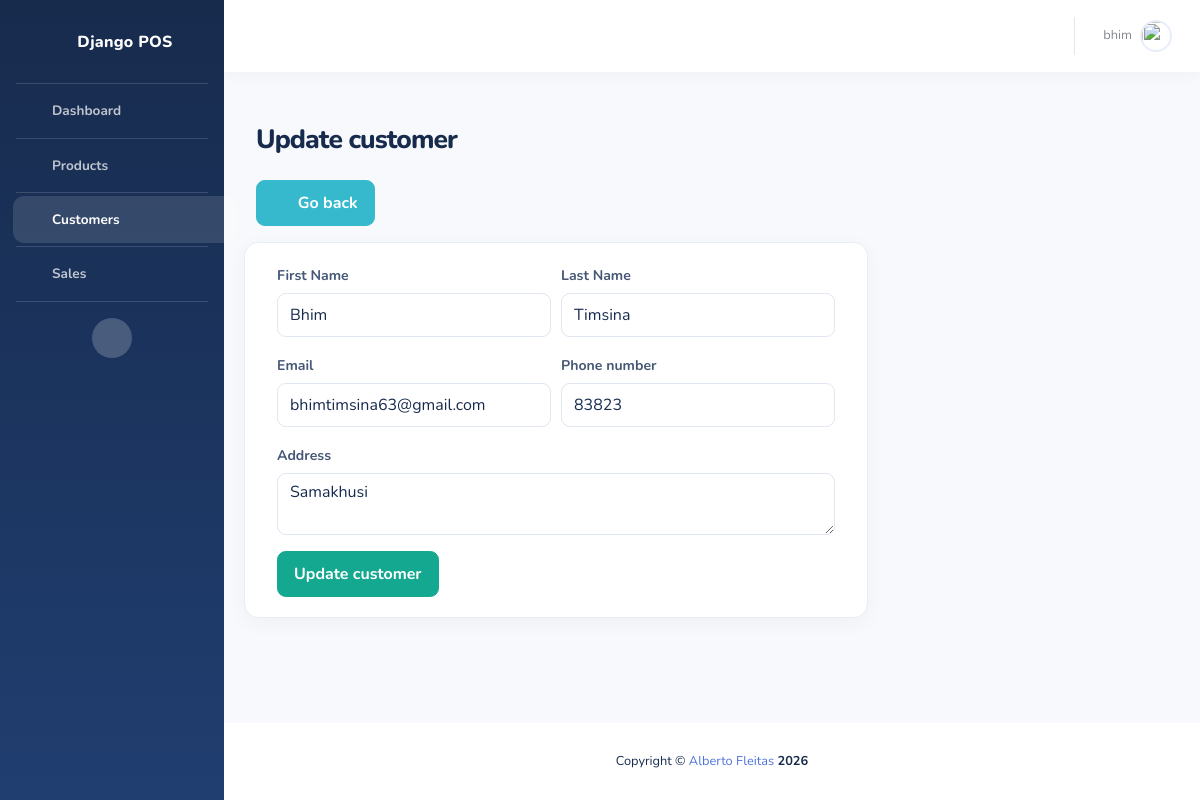
Screenshot of /customers/update/1 (signed in) with the database file from the repository.
### customers/models.py (models this page shows, shortened)
class Customer(models.Model):
    first_name = models.CharField(max_length=256)
    last_name = models.CharField(max_length=256, blank=True, null=True)
    address = models.TextField(max_length=256, blank=True, null=True)
    email = models.EmailField(max_length=256, blank=True, null=True)
    phone = models.CharField(max_length=30, blank=True, null=True)
    class Meta:
        db_table = 'Customers'

### customers/views.py (the view, shortened to what this page needs)
@login_required(login_url="/accounts/login/")
def customers_update_view(request, customer_id):
    try:
        customer = Customer.objects.get(id=customer_id)
    except Exception as e:
        messages.success(
            request, 'There was an error trying to get the customer!', extra_tags="danger")
        print(e)
        return redirect('customers:customers_list')
    context = {
        "active_icon": "customers",
        "customer": customer,
    }
    return render(request, "customers/customers_update.html", context=context)

### templates/customers/customers_update.html (shortened to what this page needs)
{% extends "pos/base.html" %}
{% block heading %}Update customer{% endblock heading %}
{% block content %}
<div class="row ml-0 mb-3">
    <a href="{% url 'customers:customers_list' %}">
        <button type="button" class="btn btn-info font-weight-bold">
            <i class="fas fa-long-arrow-alt-left mr-2"></i>
            Go back
        </button>
    </a>
</div>
<div class="row">
    <div class="card col-md-8">
        <div class="card-body">
            <form action="{% url 'customers:customers_update' customer.id %}"  method="post">
                <div class="form-row">
                    <div class="form-group col-md-6">
                        <label for="inputDescription">First Name</label>
                        <input type="text" class="form-control" name="first_name" value="{{customer.first_name}}" required>
                    </div>
                    <div class="form-group col-md-6">
                        <label for="inputDescription">Last Name</label>
                        <input type="text" class="form-control" name="last_name" value="{{customer.last_name}}" required>
                    </div>
                </div>
                <div class="form-row">
                    <div class="form-group col-md-6">
                        <label for="inputDescription">Email</label>
                        <input type="email" name="email" class="form-control" value="{{customer.email}}" required>
                    </div>
                    <div class="form-group col-md-6">
                        <label for="inputDescription">Phone number</label>
                        <input type="text" name="phone" class="form-control" value="{{customer.phone}}" required>
                    </div>
                </div>
                <div class="form-row">
                    <div class="form-group col-md-12">
                        <label for="inputDescription">Address</label>
                        <textarea name="address" class="form-control" rows="2" required>{{customer.address}}</textarea>
                    </div>
                </div>
                <button type="submit" class="btn btn-success font-weight-bold">Update customer</button>
            </form>
        </div>
    </div>
</div>
{% endblock content %}

### templates/pos/navbar.html (shortened to what this page needs)
{% load static %}
<nav class="navbar navbar-expand navbar-light bg-white topbar mb-4 static-top shadow">
    <ul class="navbar-nav ml-auto">
        <li class="nav-item dropdown no-arrow">
            <a class="nav-link dropdown-toggle" href="#" id="userDropdown" role="button"
                data-toggle="dropdown" aria-haspopup="true" aria-expanded="false">
                <span class="mr-2 d-none d-lg-inline text-gray-600 small">{{request.user.username}}</span>
                <img class="img-profile rounded-circle"
                    src="{% static 'img/undraw_profile.svg' %}">
            </a>
        </li>
    </ul>
</nav>

### static/css/pos-enhancements.css (style rules this page uses)
:root { --pos-ink: #172b4d; --pos-muted: #74839b; --pos-primary: #3157d5; --pos-primary-dark: #203fae; --pos-accent: #14a890; --pos-border: #e7edf5; --pos-surface: #ffffff; --pos-page: #f4f7fb; }
body { color: var(--pos-ink); background: var(--pos-page); font-family: "Nunito", "Segoe UI", sans-serif; }
.topbar { height: 4.5rem; background: var(--pos-surface) !important; box-shadow: 0 2px 14px rgba(27, 49, 86, 0.045) !important; }
.topbar .nav-link { color: var(--pos-ink) !important; }
.topbar .img-profile { width: 2.5rem; height: 2.5rem; border: 2px solid #e8edfa; }
.card { border: 1px solid var(--pos-border); border-radius: 0.9rem; background: var(--pos-surface); box-shadow: 0 5px 20px rgba(27, 49, 86, 0.045) !important; }
.card-body { color: var(--pos-ink); }
.btn { padding: 0.62rem 1rem; border-radius: 0.55rem; font-weight: 700; transition: transform 0.16s ease, box-shadow 0.16s ease, background-color 0.16s ease; }
.btn-success { border-color: var(--pos-accent); background: var(--pos-accent); }
.btn-warning, .btn-danger, .btn-info { color: #fff; }
.form-control, .custom-select, .select2-container--bootstrap4 .select2-selection { min-height: 2.75rem; border: 1px solid #dfe6f0; border-radius: 0.55rem; color: var(--pos-ink); background-color: #fff; }
label { margin-bottom: 0.45rem; color: #465875; font-size: 0.88rem; font-weight: 700; }

### rows the page displays
Customer: first_name "Bhim", last_name "Timsina", email "bhimtimsina63@gmail.com", phone "83823", address "Samakhusi"

### other values shown
{{ request.user.username }} "bhim"
